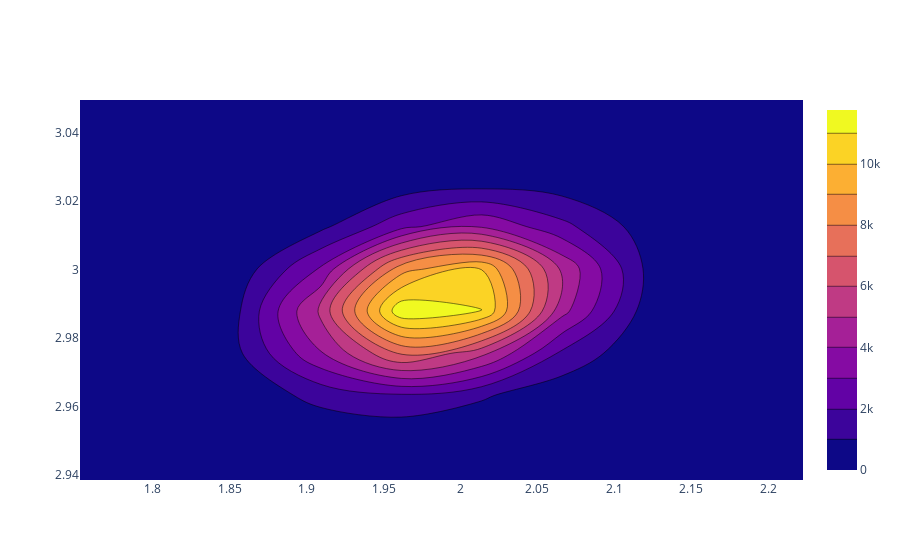

The notebook cell this image was saved under:
### Code cell
import plotly.graph_objects as go

def plot_2dmvn(means, cov, n):
    samples = np.random.multivariate_normal(means, cov, n)
    (counts, x_bins, y_bins) = np.histogram2d(samples[:, 0], samples[:, 1])
    
    fig = go.Figure(data =
        go.Contour(
            z=counts,
            x=x_bins, # horizontal axis
            y=y_bins# vertical axis
        ))
    return fig.show()

### Figure 1 — Plotly figure (JSON) as saved in the notebook; plotly's stock layout.template omitted (floating-point values rounded to 4 significant figures)
{"data": [{"type": "contour", "x": [1.753, 1.805, 1.857, 1.909, 1.962, 2.014, 2.066, 2.118, 2.17, 2.223, 2.275], "y": [2.939, 2.951, 2.963, 2.976, 2.988, 3.0, 3.013, 3.025, 3.037, 3.05, 3.062], "z": [[0, 3, 3, 11, 10, 4, 0, 0, 0, 0], [0, 15, 75, 198, 192, 113, 32, 3, 1, 0], [1, 44, 374, 1316, 1841, 1127, 303, 38, 1, 0], [1, 84, 933, 3920, 7158, 5284, 1796, 256, 13, 0], [4, 70, 1003, 5286, 11748, 11075, 4335, 735, 53, 4], [1, 40, 452, 3126, 8594, 9977, 4825, 1029, 93, 5], [0, 5, 91, 774, 2708, 3903, 2295, 609, 66, 6], [0, 0, 9, 102, 377, 662, 508, 149, 22, 0], [0, 0, 0, 1, 17, 37, 30, 14, 4, 0], [0, 0, 0, 0, 1, 1, 1, 3, 0, 0]]}], "layout": {}}
